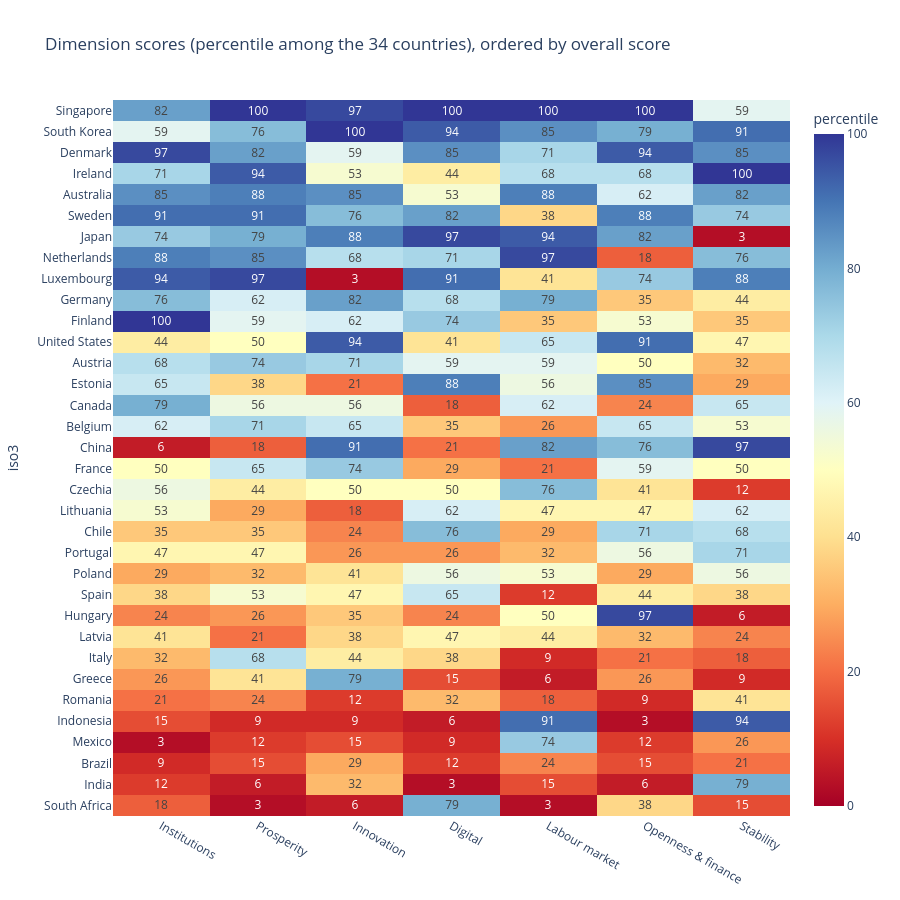

Notebook code for this chart:
### Code cell
order = rank.index.tolist()
fig = px.imshow(dim_pct.loc[order].rename(index=names), color_continuous_scale="RdYlBu", zmin=0, zmax=100, aspect="auto", text_auto=".0f",
                labels=dict(color="percentile"), title="Dimension scores (percentile among the 34 countries), ordered by overall score")
fig.update_layout(height=900)
fig.show()

### Figure 1 — Plotly figure (JSON) as saved in the notebook; plotly's stock layout.template omitted (floating-point values rounded to 4 significant figures; data arrays with more than 128 entries replaced by an {"elided": "..."} marker saying what was removed)
{"data": [{"coloraxis": "coloraxis", "hovertemplate": "x: %{x}<br>iso3: %{y}<br>percentile: %{z}<extra></extra>", "name": "0", "texttemplate": "%{z:.0f}", "type": "heatmap", "x": ["Institutions", "Prosperity", "Innovation", "Digital", "Labour market", "Openness & finance", "Stability"], "xaxis": "x", "y": ["Singapore", "South Korea", "Denmark", "Ireland", "Australia", "Sweden", "Japan", "Netherlands", "Luxembourg", "Germany", "Finland", "United States", "Austria", "Estonia", "Canada", "Belgium", "China", "France", "Czechia", "Lithuania", "Chile", "Portugal", "Poland", "Spain", "Hungary", "Latvia", "Italy", "Greece", "Romania", "Indonesia", "Mexico", "Brazil", "India", "South Africa"], "yaxis": "y", "z": {"elided": "34x7 float values"}}], "layout": {"coloraxis": {"autocolorscale": false, "cmax": 100, "cmin": 0, "colorbar": {"title": {"text": "percentile"}}, "colorscale": [[0.0, "rgb(165,0,38)"], [0.1, "rgb(215,48,39)"], [0.2, "rgb(244,109,67)"], [0.3, "rgb(253,174,97)"], [0.4, "rgb(254,224,144)"], [0.5, "rgb(255,255,191)"], [0.6, "rgb(224,243,248)"], [0.7, "rgb(171,217,233)"], [0.8, "rgb(116,173,209)"], [0.9, "rgb(69,117,180)"], [1.0, "rgb(49,54,149)"]]}, "height": 900, "title": {"text": "Dimension scores (percentile among the 34 countries), ordered by overall score"}, "xaxis": {"anchor": "y", "domain": [0.0, 1.0]}, "yaxis": {"anchor": "x", "autorange": "reversed", "domain": [0.0, 1.0], "title": {"text": "iso3"}}}}
